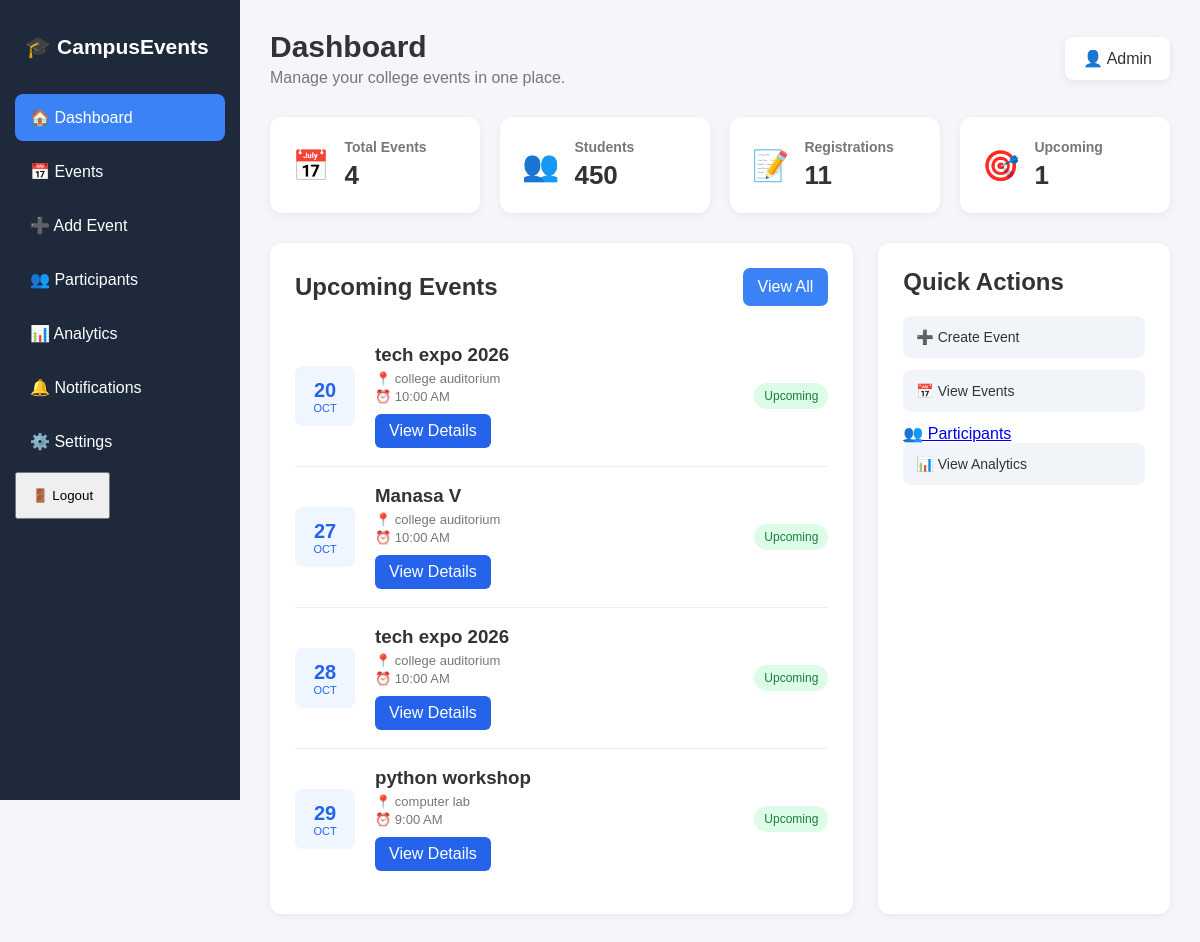
The app's page / (signed in) with its own data.
### events/models.py (models this page shows, shortened)
class Event(models.Model):
    name = models.CharField(max_length=200)
    description = models.TextField()
    date = models.DateField()
    time = models.TimeField()
    venue = models.CharField(max_length=200)
    organizer = models.CharField(max_length=200)
    max_participants = models.PositiveIntegerField()
    created_at = models.DateTimeField(auto_now_add=True)

### events/views.py (the view)
# urls.py: path("", dashboard, name="dashboard"),
@login_required
def dashboard(request):
    events = Event.objects.all().order_by('date', 'time')
    total_events = Event.objects.count()
    total_registrations = Registration.objects.count()
    upcoming_events = Event.objects.filter(
        date__gte=timezone.now().date()
    ).count()
    for event in events:
        event.registration_count = Registration.objects.filter(
            event=event
        ).count()
        event.remaining_seats = (
            event.max_participants - event.registration_count
        )
    return render(
        request,
        'events/dashboard.html',
        {
            'events': events,
            'total_events': total_events,
            'total_registrations': total_registrations,
            'upcoming_events': upcoming_events,
        }
    )

### events/templates/events/dashboard.html (shortened to what this page needs)
{% load static %}
<!DOCTYPE html>
<html lang="en">
<head>
    <link rel="stylesheet"
          href="{% static 'css/dashboard.css' %}">
</head>
<body>
    <aside class="sidebar">
        <div class="logo">
            🎓 CampusEvents
        </div>
        <nav class="menu">
            <a class="active"
               href="{% url 'dashboard' %}">
                🏠 Dashboard
            </a>
            <a href="{% url 'events' %}">
                📅 Events
            </a>
            <a href="{% url 'add_event' %}">
                ➕ Add Event
            </a>
            <a href="#">
                👥 Participants
            </a>
            <a href="#">
                📊 Analytics
            </a>
            <a href="#">
                🔔 Notifications
            </a>
            <a href="#">
                ⚙️ Settings
            </a>
        </nav>
        <form method="post" action="{% url 'logout' %}" style="display: inline;">
    <button type="submit" class="logout">
        🚪 Logout
    </button>
</form>
      </aside>
    <main class="main">
        <header class="topbar">
            <div>
                <h1>
                    Dashboard
                </h1>
                <p>
                    Manage your college events in one place.
                </p>
            </div>
            <div class="profile">
                👤 Admin
            </div>
        </header>
        <section class="cards">
            <div class="card">
                <div class="card-icon">
                    📅
                </div>
                <div>
                    <h3>
                        Total Events
                    </h3>
                    <h2>
                        {{ total_events }}
                    </h2>
                </div>
            </div>
            <div class="card">
                <div class="card-icon">
                    👥
                </div>
                <div>
                    <h3>
                        Students
                    </h3>
                    <h2>
                        450
                    </h2>
                </div>
            </div>
            <div class="card">
                <div class="card-icon">
                    📝
                </div>
                <div>
                    <h3>
                        Registrations
                    </h3>
                    <h2>
                        {{ total_registrations }}
                    </h2>
                </div>
            </div>
            <div class="card">
                <div class="card-icon">
                    🎯
                </div>
                <div>
                    <h3>
                        Upcoming
                    </h3>
                    <h2>
                        {{ upcoming_events }}
                    </h2>
                </div>
            </div>
        </section>
        <section class="content-grid">
            <div class="events-section">
                <div class="section-header">
                    <h2>
                        Upcoming Events
                    </h2>
                    <a class="small-button"
                       href="{% url 'events' %}">
                        View All
                    </a>
                </div>
                {% for event in events %}
                <div class="event">
                    <div class="event-date">
                        <strong>
                            {{ event.date|date:"d" }}
                        </strong>
                        <span>
                            {{ event.date|date:"M"|upper }}
                        </span>
                    </div>
                    <div class="event-info">
                        <h3>
                            {{ event.name }}
                        </h3>
                        <p>
                            📍 {{ event.venue }}
                        </p>
                        <p>
                            ⏰ {{ event.time|time:"g:i A" }}
                        </p>
                        <a
                            href="{% url 'event_detail' event.id %}"
                            class="details-button"
                        >
                            View Details
                        </a>
                    </div>
                    <span class="status">
                        Upcoming
                    </span>
                </div>
                {% endfor %}
            </div>
            <div class="quick-actions">
                <h2>
                    Quick Actions
                </h2>
                <a class="action-button"
                   href="{% url 'add_event' %}">
                    ➕ Create Event
                </a>
                <a class="action-button"
                   href="{% url 'events' %}">
                    📅 View Events
                </a>
                <a href="{% url 'participants' %}">
                     👥 Participants
                </a>
                <a class="action-button"
                   href="#">
                    📊 View Analytics
                </a>
            </div>
        </section>
    </main>
</body>
</html>

### static/css/dashboard.css (style rules this page uses)
* { margin:0;padding:0;box-sizing:border-box }
body { font-family:Arial,sans-serif;background:#f5f6fa;color:#333 }
.sidebar { position:fixed;left:0;top:0;width:240px;height:100vh;background:#1e293b;color:white;padding:25px 15px;display:flex;flex-direction:column }
.logo { font-size:21px;font-weight:bold;padding:10px;margin-bottom:25px }
.menu { list-style:none }
.menu a { display:block;color:white;text-decoration:none;padding:14px 15px;margin-bottom:7px;border-radius:8px }
.menu .active { background:#3b82f6 }
.logout { margin-top:auto;padding:14px 15px }
.main { margin-left:240px;padding:30px }
.topbar { display:flex;justify-content:space-between;align-items:center;margin-bottom:30px }
.topbar h1 { font-size:30px }
.topbar p,.subtitle { color:#777;margin-top:5px }
.profile { background:white;padding:12px 18px;border-radius:8px;box-shadow:0 2px 8px rgba(0,0,0,.08) }
.cards { display:grid;grid-template-columns:repeat(4,1fr);gap:20px;margin-bottom:30px }
.card { background:white;padding:22px;border-radius:12px;display:flex;align-items:center;gap:15px;box-shadow:0 2px 8px rgba(0,0,0,.06) }
.card-icon { font-size:30px }
.card h3 { font-size:14px;color:#777;margin-bottom:5px }
.card h2 { font-size:26px }
.content-grid { display:grid;grid-template-columns:2fr 1fr;gap:25px }
.events-section,.quick-actions,.form-card { background:white;padding:25px;border-radius:12px;box-shadow:0 2px 8px rgba(0,0,0,.06) }
.section-header { display:flex;justify-content:space-between;align-items:center;margin-bottom:20px }
.small-button,.primary-button { display:inline-block;text-decoration:none;border:0;background:#3b82f6;color:white;padding:10px 15px;border-radius:7px;cursor:pointer }
.event { display:flex;align-items:center;gap:20px;padding:18px 0;border-bottom:1px solid #eee }
.event:last-child { border-bottom:none }
.event-date { width:60px;height:60px;background:#eff6ff;border-radius:8px;display:flex;flex-direction:column;justify-content:center;align-items:center;color:#2563eb }
.event-date strong { font-size:20px }
.event-date span { font-size:11px }
.event-info { flex:1 }
.event-info h3 { margin-bottom:5px }
.event-info p { color:#777;font-size:13px;margin-top:3px }
.status { background:#dcfce7;color:#15803d;padding:6px 10px;border-radius:20px;font-size:12px }
.quick-actions h2 { margin-bottom:20px }
.action-button { display:block;text-decoration:none;color:#333;width:100%;padding:13px;margin-bottom:12px;border:0;border-radius:8px;background:#f1f5f9;text-align:left;cursor:pointer;font-size:14px }

### events/templates/events/dashboard.html (style rules this page uses)
.details-button { display: inline-block; margin-top: 10px; padding: 8px 14px; background-color: #2563eb; color: white; text-decoration: none; border-radius: 6px; }

### records on screen
Event: date "20", date "OCT", name "tech expo 2026", venue "college auditorium", time "10:00 AM"
Event: date "27", date "OCT", name "Manasa V", venue "college auditorium", time "10:00 AM"
Event: date "28", date "OCT", name "tech expo 2026", venue "college auditorium", time "10:00 AM"
Event: date "29", date "OCT", name "python workshop", venue "computer lab", time "9:00 AM"

### other values on screen
{{ total_events }} "4"
{{ total_registrations }} "11"
{{ upcoming_events }} "1"
